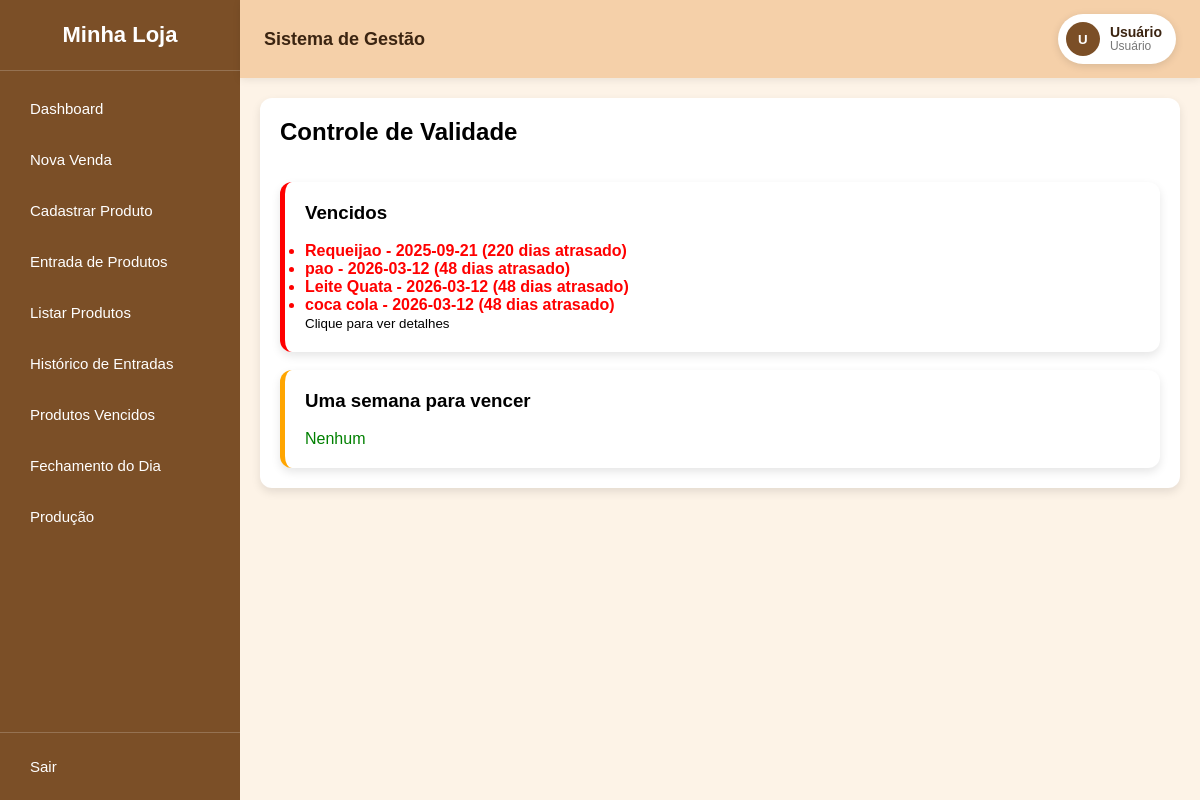
The page /views/validade.php (signed in) on the database its author committed.
### tables this page shows
CREATE TABLE `produtos` (
  `id` int(11) NOT NULL AUTO_INCREMENT,
  `nome` varchar(100) NOT NULL,
  `preco` decimal(10,2) NOT NULL DEFAULT 0.00,
  `unidade_medida` enum('unidade','kg') NOT NULL DEFAULT 'unidade',
  `categoria` varchar(50) DEFAULT NULL,
  `validade` date DEFAULT NULL,
  `estoque` decimal(10,3) NOT NULL DEFAULT 0.000,
  `estoque_minimo` decimal(10,3) NOT NULL DEFAULT 5.000,
  `criado_em` timestamp NOT NULL DEFAULT current_timestamp(),
  PRIMARY KEY (`id`),
  KEY `idx_produtos_nome` (`nome`),
  KEY `idx_produtos_categoria` (`categoria`),
  KEY `idx_produtos_validade` (`validade`)
);

### views/validade.php (the view, shortened to what this page needs)
<?php
require_once __DIR__ . '/../pdo.php';
$stmt_vencidos = $pdo->query("
SELECT nome, validade
FROM produtos
WHERE validade < CURDATE()
ORDER BY validade ASC
");
$vencidos = $stmt_vencidos->fetchAll();
$stmt_vencer = $pdo->query("
SELECT nome, validade
FROM produtos
WHERE validade BETWEEN CURDATE() AND DATE_ADD(CURDATE(), INTERVAL 7 DAY)
ORDER BY validade ASC
");
$vencer = $stmt_vencer->fetchAll();
include __DIR__ . '/layout.php';
?>
<div class="card">
<h2> Controle de Validade</h2>
<br></br>
<div class="card" style="border-left:5px solid red;">
<div style="cursor:pointer;" onclick="window.location='vencidos.php'">
<h3>Vencidos</h3>
<br>
<?php if(count($vencidos) > 0): ?>
<ul>
<?php foreach($vencidos as $p): ?>
<?php
$dias = floor((strtotime($p['validade']) - time()) / 86400);
if($dias == 0){
    $texto = "vence hoje";
}elseif($dias < 0){
    $texto = abs($dias) . " dias atrasado";
}else{
    $texto = "vence em $dias dias";
}
?>
<li style="color:red; font-weight:bold;">
<?= htmlspecialchars($p['nome']) ?> - <?= $p['validade'] ?>
(<?= $texto ?>)
</li>
<?php endforeach; ?>
</ul>
<?php else: ?>
<p style="color:green;"> Nenhum vencido</p>
<?php endif; ?>
</div>
<small>Clique para ver detalhes</small>
</div>
<br>
<div class="card" style="border-left:5px solid orange;">
<div style="cursor:pointer;">
<h3>Uma semana para vencer</h3>
<br>
<?php if(count($vencer) > 0): ?>
<ul>
<?php foreach($vencer as $p): ?>
<?php
$dias = floor((strtotime($p['validade']) - time()) / 86400);
if($dias == 0){
    $texto = "vence hoje";
}elseif($dias < 0){
    $texto = abs($dias) . " dias atrasado";
}else{
    $texto = "vence em $dias dias";
}
if($dias <= 1){
    $cor = "red";
}elseif($dias <= 3){
    $cor = "orange";
}else{
    $cor = "green";
}
?>
<li style="color:<?= $cor ?>; font-weight:bold;">
<?= htmlspecialchars($p['nome']) ?> - <?= $p['validade'] ?>
(<?= $texto ?>)
</li>
<?php endforeach; ?>
</ul>
<?php else: ?>
<p style="color:green;"> Nenhum</p>
<?php endif; ?>
</div>
</div>
</div></div></div></body></html>

### views/layout.php (style rules this page uses)
* { margin:0; padding:0; box-sizing:border-box; }
body { font-family: Arial, sans-serif; }
.card { background:white; padding:20px; border-radius:12px; box-shadow:0 4px 10px rgba(0,0,0,0.1); }

### rows shown on the page
produtos: nome "Requeijao", validade "2025-09-21", validade "220 dias atrasado"
produtos: nome "pao", validade "2026-03-12", validade "48 dias atrasado"
produtos: nome "Leite Quata", validade "2026-03-12", validade "48 dias atrasado"
produtos: nome "coca cola", validade "2026-03-12", validade "48 dias atrasado"

### other values the page prints
$primeira_letra "U"
$usuario_nome "Usuário"
